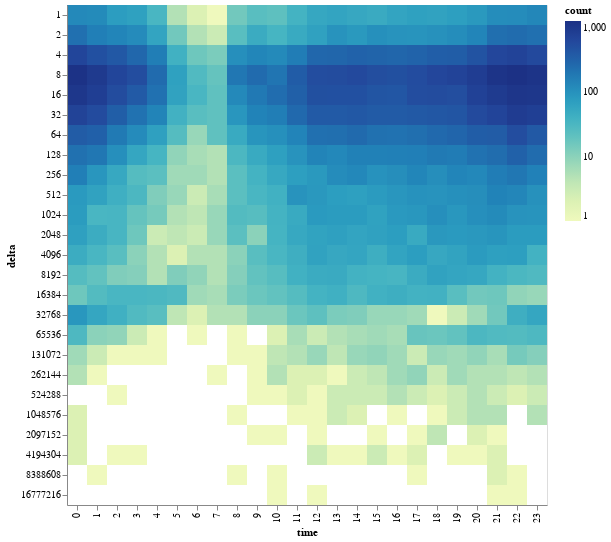

Here is the notebook cell this chart was saved with:
### Code cell
import altair as alt

alt.Chart(timings).mark_rect().encode(
    x='time:O',
    y=alt.Y('delta:O', scale=alt.Scale(type='log')),
    color=alt.Color('count:Q', scale=alt.Scale(type='log'))
)

### Figure 1 — Vega-Lite specification as saved in the notebook (floating-point values rounded to 4 significant figures; data arrays with more than 128 entries replaced by an {"elided": "..."} marker saying what was removed)
{"config": {"view": {"continuousWidth": 300, "continuousHeight": 300}}, "data": {"name": "data-0a89f58bba3f93fe33fb666054d0dcdd"}, "mark": {"type": "rect"}, "encoding": {"color": {"field": "count", "scale": {"type": "log"}, "type": "quantitative"}, "x": {"field": "time", "type": "ordinal"}, "y": {"field": "delta", "scale": {"type": "log"}, "type": "ordinal"}}, "$schema": "https://vega.github.io/schema/vega-lite/v5.7.1.json", "datasets": {"data-0a89f58bba3f93fe33fb666054d0dcdd": {"elided": "503 records"}}}
